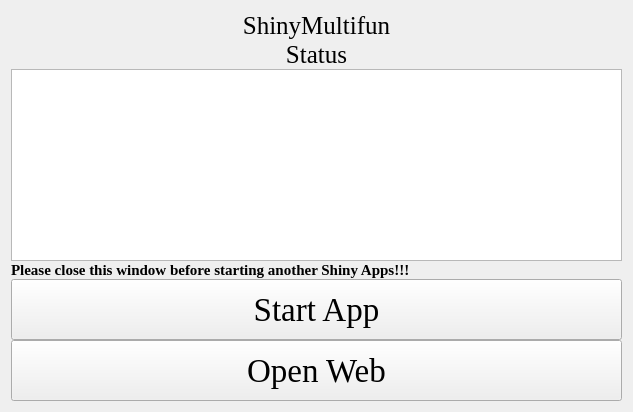
<?xml version="1.0" encoding="UTF-8"?>
<ui version="4.0">
 <class>Form</class>
 <widget class="QWidget" name="Form">
  <property name="geometry">
   <rect>
    <x>0</x>
    <y>0</y>
    <width>633</width>
    <height>412</height>
   </rect>
  </property>
  <property name="windowTitle">
   <string>Form</string>
  </property>
  <property name="styleSheet">
   <string notr="true">background-image: url(D:/tools/Pycharm/pyqt/logo/green_back.png);</string>
  </property>
  <layout class="QGridLayout" name="gridLayout_4">
   <property name="verticalSpacing">
    <number>0</number>
   </property>
   <item row="0" column="0">
    <layout class="QGridLayout" name="gridLayout_5">
     <property name="verticalSpacing">
      <number>0</number>
     </property>
     <item row="0" column="0" colspan="3">
      <widget class="QLabel" name="label">
       <property name="sizePolicy">
        <sizepolicy hsizetype="Preferred" vsizetype="Fixed">
         <horstretch>0</horstretch>
         <verstretch>0</verstretch>
        </sizepolicy>
       </property>
       <property name="font">
        <font>
         <family>Times New Roman</family>
         <pointsize>19</pointsize>
        </font>
       </property>
       <property name="text">
        <string>ShinyMultifun</string>
       </property>
       <property name="alignment">
        <set>Qt::AlignCenter</set>
       </property>
      </widget>
     </item>
     <item row="3" column="0" colspan="3">
      <widget class="QLabel" name="label_4">
       <property name="sizePolicy">
        <sizepolicy hsizetype="Preferred" vsizetype="Fixed">
         <horstretch>0</horstretch>
         <verstretch>0</verstretch>
        </sizepolicy>
       </property>
       <property name="font">
        <font>
         <family>Times New Roman</family>
         <pointsize>19</pointsize>
        </font>
       </property>
       <property name="text">
        <string>Status</string>
       </property>
       <property name="alignment">
        <set>Qt::AlignCenter</set>
       </property>
      </widget>
     </item>
     <item row="5" column="0" rowspan="2" colspan="3">
      <widget class="QTextBrowser" name="textBrowser">
       <property name="styleSheet">
        <string notr="true">background-image: url(D:/Documents/Desktop/white.png)</string>
       </property>
      </widget>
     </item>
     <item row="7" column="0" colspan="3">
      <widget class="QLabel" name="label_3">
       <property name="sizePolicy">
        <sizepolicy hsizetype="Preferred" vsizetype="Fixed">
         <horstretch>0</horstretch>
         <verstretch>0</verstretch>
        </sizepolicy>
       </property>
       <property name="font">
        <font>
         <family>Times New Roman</family>
         <pointsize>11</pointsize>
         <weight>75</weight>
         <bold>true</bold>
        </font>
       </property>
       <property name="text">
        <string>Please close this window before starting another Shiny Apps!!!</string>
       </property>
      </widget>
     </item>
     <item row="8" column="0" colspan="3">
      <widget class="QPushButton" name="pushButton">
       <property name="sizePolicy">
        <sizepolicy hsizetype="Preferred" vsizetype="Preferred">
         <horstretch>0</horstretch>
         <verstretch>0</verstretch>
        </sizepolicy>
       </property>
       <property name="font">
        <font>
         <family>Times New Roman</family>
         <pointsize>25</pointsize>
        </font>
       </property>
       <property name="text">
        <string>Start App</string>
       </property>
      </widget>
     </item>
     <item row="9" column="0" colspan="3">
      <widget class="QPushButton" name="pushButton_2">
       <property name="sizePolicy">
        <sizepolicy hsizetype="Preferred" vsizetype="Preferred">
         <horstretch>0</horstretch>
         <verstretch>0</verstretch>
        </sizepolicy>
       </property>
       <property name="font">
        <font>
         <family>Times New Roman</family>
         <pointsize>25</pointsize>
        </font>
       </property>
       <property name="text">
        <string>Open Web</string>
       </property>
      </widget>
     </item>
    </layout>
   </item>
  </layout>
 </widget>
 <resources/>
 <connections/>
</ui>
